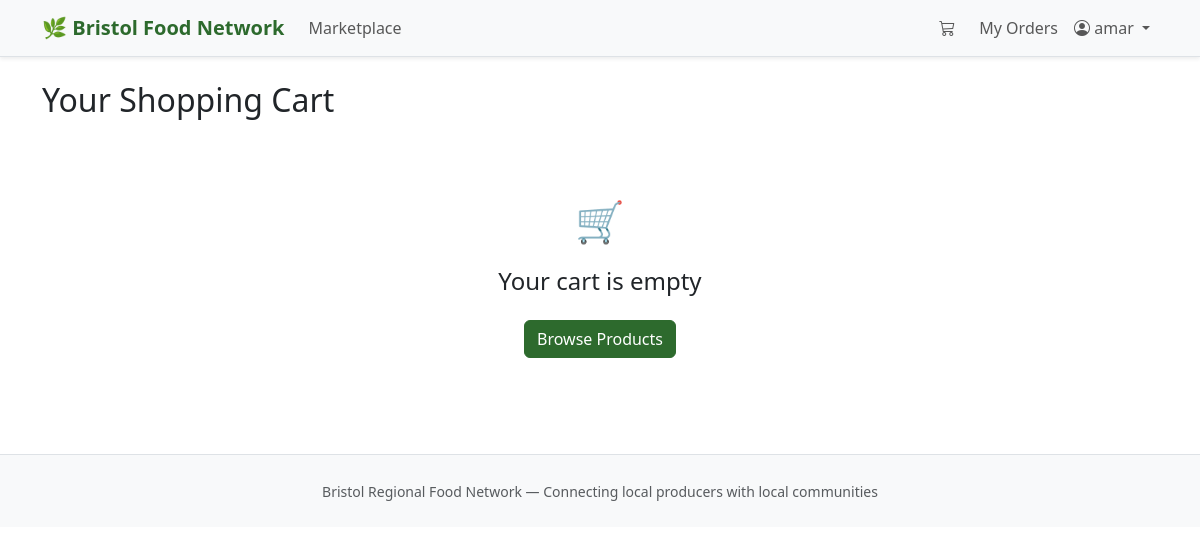
Before: /cart/ (signed in) with the older database file.
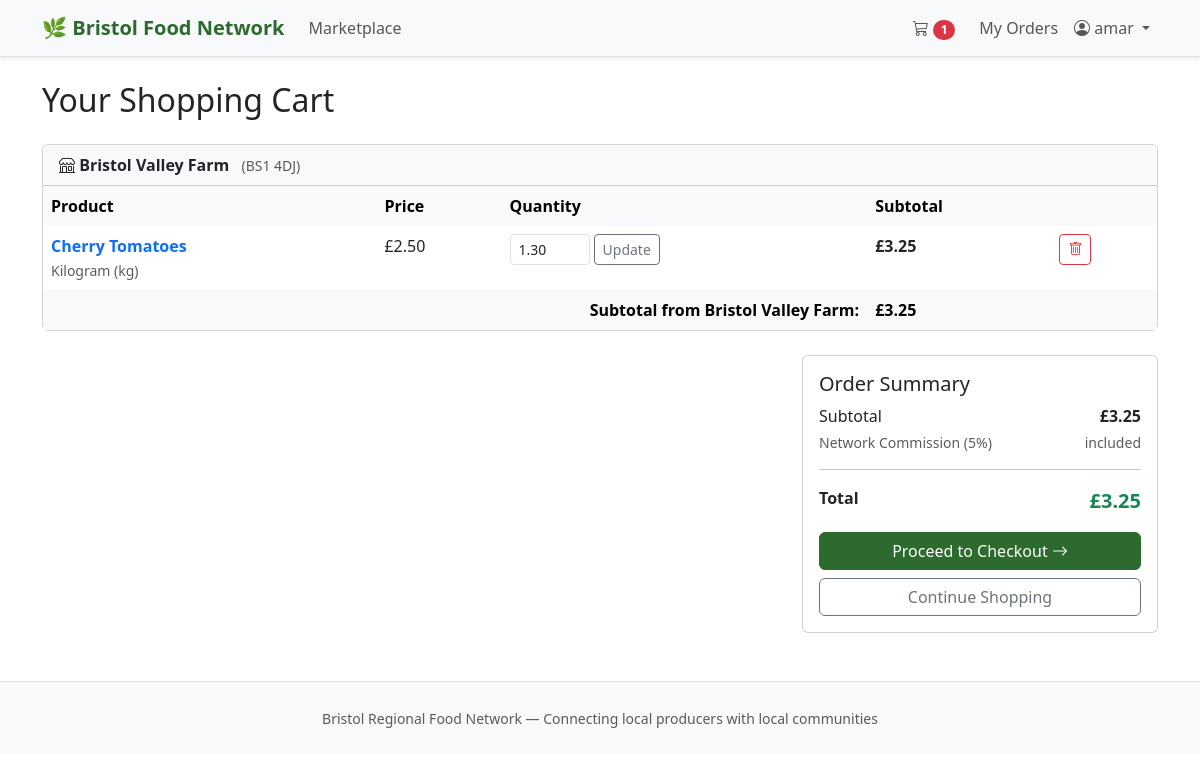
After: the same page with the newer database file.
### core/models.py (models this page shows, shortened)
class ProducerProfile(models.Model):
    user = models.OneToOneField(User, on_delete=models.CASCADE, related_name='producer_profile')
    business_name = models.CharField(max_length=200)
    contact_name = models.CharField(max_length=100)
    farm_address = models.TextField()
    farm_postcode = models.CharField(max_length=10)
    description = models.TextField(blank=True)
    lead_time_hours = models.PositiveIntegerField(
        default=48,
        help_text="Minimum hours needed to prepare orders"
    )

class CartItem(models.Model):
    cart = models.ForeignKey(Cart, on_delete=models.CASCADE, related_name='cart_items')
    product = models.ForeignKey(Product, on_delete=models.CASCADE)
    quantity = models.DecimalField(
        max_digits=10, decimal_places=2,
        validators=[MinValueValidator(Decimal('0.01'))]
    )
    @property
    def subtotal(self):
        return round(Decimal(str(self.quantity)) * self.product.discounted_price, 2)
    class Meta:
        unique_together = ('cart', 'product')

class Product(models.Model):
    AVAILABILITY_CHOICES = [
        ('available', 'Available'),
        ('in_season', 'In Season'),
        ('out_of_season', 'Out of Season'),
        ('unavailable', 'Unavailable'),
    ]
    UNIT_CHOICES = [
        ('kg', 'Kilogram (kg)'),
        ('g', 'Gram (g)'),
        ('litre', 'Litre'),
        ('dozen', 'Dozen'),
        ('each', 'Each'),
        ('bunch', 'Bunch'),
        ('pack', 'Pack'),
    ]
    producer = models.ForeignKey(ProducerProfile, on_delete=models.CASCADE, related_name='products')
    category = models.ForeignKey(Category, on_delete=models.PROTECT, related_name='products')
    name = models.CharField(max_length=200)
    description = models.TextField()
    price = models.DecimalField(
        max_digits=8, decimal_places=2,
        validators=[MinValueValidator(Decimal('0.01'))]
    )
    unit = models.CharField(max_length=20, choices=UNIT_CHOICES, default='each')
    stock_quantity = models.DecimalField(max_digits=10, decimal_places=2, default=0)
    low_stock_threshold = models.DecimalField(max_digits=10, decimal_places=2, default=10)
    availability = models.CharField(max_length=20, choices=AVAILABILITY_CHOICES, default='available')
    is_organic = models.BooleanField(default=False)
    harvest_date = models.DateField(null=True, blank=True)
    best_before_date = models.DateField(null=True, blank=True)
    season_start_month = models.PositiveIntegerField(
        null=True, blank=True,
        validators=[MinValueValidator(1), MaxValueValidator(12)]
    )
    season_end_month = models.PositiveIntegerField(
        null=True, blank=True,
        validators=[MinValueValidator(1), MaxValueValidator(12)]
    )
    image = models.ImageField(upload_to='products/', null=True, blank=True)
    is_surplus = models.BooleanField(default=False)
    surplus_discount_percent = models.PositiveIntegerField(
        default=0,
        validators=[MaxValueValidator(100)]
    )
    surplus_expiry = models.DateTimeField(null=True, blank=True)
    created_at = models.DateTimeField(auto_now_add=True)
    updated_at = models.DateTimeField(auto_now=True)
    @property
    def discounted_price(self):
        if self.is_surplus and self.surplus_discount_percent > 0:
            discount = self.price * Decimal(self.surplus_discount_percent) / 100
            return round(self.price - discount, 2)
        return self.price
    class Meta:
        ordering = ['name']

class Cart(models.Model):
    customer = models.OneToOneField(User, on_delete=models.CASCADE, related_name='cart')
    created_at = models.DateTimeField(auto_now_add=True)
    updated_at = models.DateTimeField(auto_now=True)
    @property
    def total(self):
        return round(sum(item.subtotal for item in self.cart_items.all()), 2)
    @property
    def item_count(self):
        return self.cart_items.count()

### core/views.py (the view)
    @login_required
    def wrapper(request, *args, **kwargs):
        if request.user.is_producer():
            messages.error(request, 'This page is for customers only.')
            return redirect('home')
        return view_func(request, *args, **kwargs)

### core/context_processors.py (called while the page is built)
def cart_count(request):
    if request.user.is_authenticated and not request.user.is_producer():
        try:
            cart = Cart.objects.get(customer=request.user)
            return {'cart_count': cart.item_count}
        except Cart.DoesNotExist:
            pass
    return {'cart_count': 0}

### core/models.py (called while the page is built)
    def is_producer(self):
        return self.role == 'producer'

### core/views.py (called while the page is built)
def customer_required(view_func):
    @login_required
    def wrapper(request, *args, **kwargs):
        if request.user.is_producer():
            messages.error(request, 'This page is for customers only.')
            return redirect('home')
        return view_func(request, *args, **kwargs)
    return wrapper

def _get_or_create_cart(user):
    cart, _ = Cart.objects.get_or_create(customer=user)
    return cart

### templates/cart/cart.html (shortened to what this page needs)
{% extends 'base.html' %}
{% block content %}
<h2 class="mb-4">Your Shopping Cart</h2>
{% if not cart.cart_items.exists %}
<div class="text-center py-5">
    <div class="fs-1 mb-3">🛒</div>
    <h4>Your cart is empty</h4>
    <a href="{% url 'marketplace' %}" class="btn btn-primary mt-3">Browse Products</a>
</div>
{% else %}
{% for group in by_producer %}
<div class="card mb-4">
    <div class="card-header bg-light">
        <i class="bi bi-shop"></i> <strong>{{ group.producer.business_name }}</strong>
        <small class="text-muted ms-2">({{ group.producer.farm_postcode }})</small>
    </div>
    <div class="card-body p-0">
        <table class="table table-borderless mb-0">
            <thead class="table-light">
                <tr>
                    <th>Product</th>
                    <th>Price</th>
                    <th>Quantity</th>
                    <th>Subtotal</th>
                    <th></th>
                </tr>
            </thead>
            <tbody>
                {% for item in group.items %}
                <tr>
                    <td>
                        <a href="{% url 'product_detail' item.product.pk %}" class="text-decoration-none fw-semibold">
                            {{ item.product.name }}
                        </a>
                        <br><small class="text-muted">{{ item.product.get_unit_display }}</small>
                    </td>
                    <td>£{{ item.product.discounted_price }}</td>
                    <td>
                        <form method="post" action="{% url 'update_cart_item' item.pk %}" class="d-flex gap-1">
                            <input type="number" name="quantity" value="{{ item.quantity }}"
                                   min="0" step="0.1" class="form-control form-control-sm" style="width:80px;">
                            <button type="submit" class="btn btn-sm btn-outline-secondary">Update</button>
                        </form>
                    </td>
                    <td><strong>£{{ item.subtotal }}</strong></td>
                    <td>
                        <form method="post" action="{% url 'remove_from_cart' item.pk %}">
                            <button type="submit" class="btn btn-sm btn-outline-danger">
                                <i class="bi bi-trash"></i>
                            </button>
                        </form>
                    </td>
                </tr>
                {% endfor %}
            </tbody>
            <tfoot class="table-light">
                <tr>
                    <td colspan="3" class="text-end fw-semibold">Subtotal from {{ group.producer.business_name }}:</td>
                    <td><strong>£{{ group.subtotal }}</strong></td>
                    <td></td>
                </tr>
            </tfoot>
        </table>
    </div>
</div>
{% endfor %}
<div class="row justify-content-end">
    <div class="col-md-4">
        <div class="card">
            <div class="card-body">
                <h5>Order Summary</h5>
                <div class="d-flex justify-content-between mb-1">
                    <span>Subtotal</span>
                    <strong>£{{ cart.total }}</strong>
                </div>
                <div class="d-flex justify-content-between mb-1 text-muted small">
                    <span>Network Commission (5%)</span>
                    <span>included</span>
                </div>
                <hr>
                <div class="d-flex justify-content-between">
                    <strong>Total</strong>
                    <strong class="text-success fs-5">£{{ cart.total }}</strong>
                </div>
                <a href="{% url 'checkout' %}" class="btn btn-primary w-100 mt-3">
                    Proceed to Checkout <i class="bi bi-arrow-right"></i>
                </a>
                <a href="{% url 'marketplace' %}" class="btn btn-outline-secondary w-100 mt-2">Continue Shopping</a>
            </div>
        </div>
    </div>
</div>
{% endif %}
{% endblock %}

### templates/base.html (shortened to what this page needs)
<!DOCTYPE html>
<html lang="en">
<head>
    <link href="https://cdn.jsdelivr.net/npm/bootstrap@5.3.0/dist/css/bootstrap.min.css" rel="stylesheet">
    <link href="https://cdn.jsdelivr.net/npm/bootstrap-icons@1.10.0/font/bootstrap-icons.css" rel="stylesheet">
</head>
<body>
<nav class="navbar navbar-expand-lg navbar-light bg-light border-bottom shadow-sm">
    <div class="container">
        <a class="navbar-brand" href="{% url 'home' %}">🌿 Bristol Food Network</a>
        <div class="collapse navbar-collapse" id="navbarNav">
            <ul class="navbar-nav me-auto">
                {% if user.role != 'admin' %}
                    <li class="nav-item">
                        <a class="nav-link" href="{% url 'marketplace' %}">Marketplace</a>
                    </li>
                    {% endif %}
            </ul>
            <ul class="navbar-nav ms-auto align-items-center">
                {% if user.is_authenticated %}
                    {% if not user.is_producer and user.role != 'admin' %}
                    <li class="nav-item me-2">
                        <a class="nav-link" href="{% url 'cart' %}">
                            <i class="bi bi-cart3"></i>
                            {% if cart_count > 0 %}
                            <span class="badge bg-danger rounded-pill">{{ cart_count }}</span>
                            {% endif %}
                        </a>
                    </li>
                    <li class="nav-item">
                        <a class="nav-link" href="{% url 'customer_orders' %}">My Orders</a>
                    </li>
                    {% endif %}
                    <li class="nav-item dropdown">
                        <a class="nav-link dropdown-toggle" href="#" data-bs-toggle="dropdown">
                            <i class="bi bi-person-circle"></i> {{ user.username }}
                        </a>
                    </li>
                {% else %}
                    <li class="nav-item"><a class="nav-link" href="{% url 'login' %}">Login</a></li>
                    <li class="nav-item">
                        <a class="btn btn-primary btn-sm ms-2" href="{% url 'register' %}">Register</a>
                    </li>
                {% endif %}
            </ul>
        </div>
    </div>
</nav>
<div class="container mt-4">
    {% block content %}{% endblock %}
</div>
<footer class="bg-light border-top mt-5 py-4">
    <div class="container text-center text-muted">
        <small>Bristol Regional Food Network — Connecting local producers with local communities</small>
    </div>
</footer>
</body>
</html>

Changed rows visible on the page:
added ProducerProfile: producer.business_name "Bristol Valley Farm", producer.farm_postcode "BS1 4DJ", subtotal "3.25"
added CartItem: product.name "Cherry Tomatoes", product.unit "Kilogram (kg)", product.discounted_price "2.50", quantity "1.30", subtotal "3.25"
now on this page (row unchanged): Cart: total "3.25"
Other visible differences:
{{ cart_count }}: (not shown) → "1"
text no longer shown: "🛒 Your cart is empty Browse Products"
text now shown: "Order Summary Subtotal £ Network Commission (5%) included Total £ Proceed to Checkout Continue Shopping"
